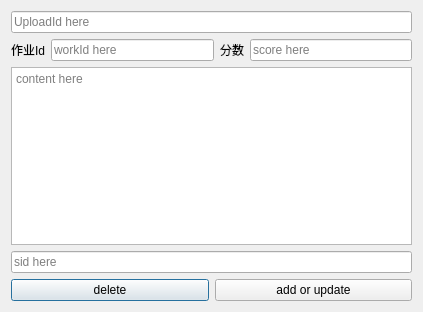
<?xml version="1.0" encoding="UTF-8"?>
<ui version="4.0">
 <class>upload_edit</class>
 <widget class="QDialog" name="upload_edit">
  <property name="geometry">
   <rect>
    <x>0</x>
    <y>0</y>
    <width>423</width>
    <height>312</height>
   </rect>
  </property>
  <property name="windowTitle">
   <string>Dialog</string>
  </property>
  <layout class="QVBoxLayout" name="verticalLayout">
   <item>
    <widget class="QLineEdit" name="uid">
     <property name="readOnly">
      <bool>true</bool>
     </property>
     <property name="placeholderText">
      <string>UploadId here</string>
     </property>
    </widget>
   </item>
   <item>
    <layout class="QHBoxLayout" name="horizontalLayout">
     <item>
      <widget class="QLabel" name="label_2">
       <property name="text">
        <string>作业Id</string>
       </property>
      </widget>
     </item>
     <item>
      <widget class="QLineEdit" name="wid">
       <property name="placeholderText">
        <string>workId here</string>
       </property>
      </widget>
     </item>
     <item>
      <widget class="QLabel" name="label">
       <property name="text">
        <string>分数</string>
       </property>
      </widget>
     </item>
     <item>
      <widget class="QLineEdit" name="uscore">
       <property name="placeholderText">
        <string>score here</string>
       </property>
      </widget>
     </item>
    </layout>
   </item>
   <item>
    <widget class="QPlainTextEdit" name="content">
     <property name="placeholderText">
      <string>content here</string>
     </property>
    </widget>
   </item>
   <item>
    <widget class="QLineEdit" name="sid">
     <property name="readOnly">
      <bool>true</bool>
     </property>
     <property name="placeholderText">
      <string>sid here</string>
     </property>
    </widget>
   </item>
   <item>
    <layout class="QHBoxLayout" name="horizontalLayout_2">
     <item>
      <widget class="QPushButton" name="delete_button">
       <property name="text">
        <string>delete</string>
       </property>
      </widget>
     </item>
     <item>
      <widget class="QPushButton" name="add_button">
       <property name="text">
        <string>add or update</string>
       </property>
      </widget>
     </item>
    </layout>
   </item>
  </layout>
 </widget>
 <resources/>
 <connections/>
</ui>
